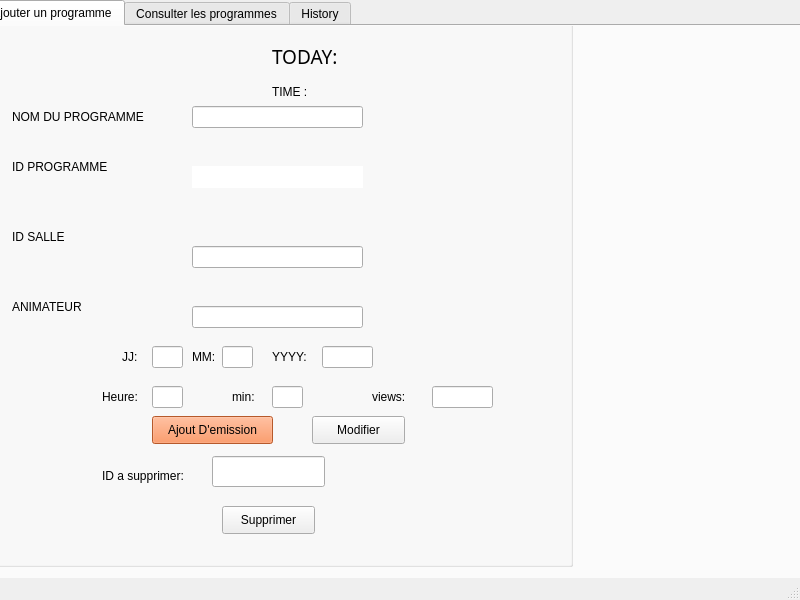
<?xml version="1.0" encoding="UTF-8"?>
<ui version="4.0">
 <class>MainWindow</class>
 <widget class="QMainWindow" name="MainWindow">
  <property name="geometry">
   <rect>
    <x>0</x>
    <y>0</y>
    <width>800</width>
    <height>600</height>
   </rect>
  </property>
  <property name="windowTitle">
   <string>MainWindow</string>
  </property>
  <widget class="QWidget" name="centralwidget">
   <widget class="QTabWidget" name="suppreimer_tout">
    <property name="geometry">
     <rect>
      <x>-20</x>
      <y>0</y>
      <width>1381</width>
      <height>611</height>
     </rect>
    </property>
    <property name="currentIndex">
     <number>0</number>
    </property>
    <widget class="QWidget" name="tab_3">
     <attribute name="title">
      <string>Ajouter un programme</string>
     </attribute>
     <widget class="QGroupBox" name="groupBox">
      <property name="geometry">
       <rect>
        <x>0</x>
        <y>-20</y>
        <width>591</width>
        <height>561</height>
       </rect>
      </property>
      <property name="title">
       <string>ajout</string>
      </property>
      <widget class="QLabel" name="label_7">
       <property name="geometry">
        <rect>
         <x>30</x>
         <y>280</y>
         <width>141</width>
         <height>41</height>
        </rect>
       </property>
       <property name="text">
        <string>ANIMATEUR</string>
       </property>
      </widget>
      <widget class="QLabel" name="label_6">
       <property name="geometry">
        <rect>
         <x>30</x>
         <y>90</y>
         <width>141</width>
         <height>41</height>
        </rect>
       </property>
       <property name="text">
        <string>NOM DU PROGRAMME</string>
       </property>
      </widget>
      <widget class="QPushButton" name="bp_ajout">
       <property name="geometry">
        <rect>
         <x>170</x>
         <y>410</y>
         <width>121</width>
         <height>28</height>
        </rect>
       </property>
       <property name="styleSheet">
        <string notr="true">background-color: rgb(255, 125, 60);</string>
       </property>
       <property name="text">
        <string>Ajout D'emission</string>
       </property>
      </widget>
      <widget class="QLabel" name="label_3">
       <property name="geometry">
        <rect>
         <x>30</x>
         <y>150</y>
         <width>141</width>
         <height>21</height>
        </rect>
       </property>
       <property name="text">
        <string>ID PROGRAMME</string>
       </property>
      </widget>
      <widget class="QLabel" name="label_5">
       <property name="geometry">
        <rect>
         <x>30</x>
         <y>210</y>
         <width>141</width>
         <height>41</height>
        </rect>
       </property>
       <property name="text">
        <string>ID SALLE</string>
       </property>
      </widget>
      <widget class="QLineEdit" name="le_nom">
       <property name="geometry">
        <rect>
         <x>210</x>
         <y>100</y>
         <width>171</width>
         <height>22</height>
        </rect>
       </property>
      </widget>
      <widget class="QLineEdit" name="le_id">
       <property name="geometry">
        <rect>
         <x>210</x>
         <y>160</y>
         <width>171</width>
         <height>22</height>
        </rect>
       </property>
       <property name="mouseTracking">
        <bool>false</bool>
       </property>
       <property name="acceptDrops">
        <bool>false</bool>
       </property>
       <property name="frame">
        <bool>false</bool>
       </property>
      </widget>
      <widget class="QLineEdit" name="le_ids">
       <property name="geometry">
        <rect>
         <x>210</x>
         <y>240</y>
         <width>171</width>
         <height>22</height>
        </rect>
       </property>
      </widget>
      <widget class="QLineEdit" name="le_anim">
       <property name="geometry">
        <rect>
         <x>210</x>
         <y>300</y>
         <width>171</width>
         <height>22</height>
        </rect>
       </property>
      </widget>
      <widget class="QLabel" name="label_8">
       <property name="geometry">
        <rect>
         <x>120</x>
         <y>460</y>
         <width>91</width>
         <height>20</height>
        </rect>
       </property>
       <property name="text">
        <string>ID a supprimer:</string>
       </property>
      </widget>
      <widget class="QLineEdit" name="le_id_supp">
       <property name="geometry">
        <rect>
         <x>230</x>
         <y>450</y>
         <width>113</width>
         <height>31</height>
        </rect>
       </property>
      </widget>
      <widget class="QPushButton" name="le_id_supp_2">
       <property name="geometry">
        <rect>
         <x>240</x>
         <y>500</y>
         <width>93</width>
         <height>28</height>
        </rect>
       </property>
       <property name="text">
        <string>Supprimer</string>
       </property>
      </widget>
      <widget class="QPushButton" name="modif">
       <property name="geometry">
        <rect>
         <x>330</x>
         <y>410</y>
         <width>93</width>
         <height>28</height>
        </rect>
       </property>
       <property name="text">
        <string>Modifier</string>
       </property>
      </widget>
      <widget class="QLabel" name="label_9">
       <property name="geometry">
        <rect>
         <x>140</x>
         <y>340</y>
         <width>21</width>
         <height>21</height>
        </rect>
       </property>
       <property name="text">
        <string>JJ:</string>
       </property>
      </widget>
      <widget class="QLabel" name="label_10">
       <property name="geometry">
        <rect>
         <x>210</x>
         <y>340</y>
         <width>31</width>
         <height>21</height>
        </rect>
       </property>
       <property name="text">
        <string>MM:</string>
       </property>
      </widget>
      <widget class="QLabel" name="label_11">
       <property name="geometry">
        <rect>
         <x>290</x>
         <y>340</y>
         <width>41</width>
         <height>21</height>
        </rect>
       </property>
       <property name="text">
        <string>YYYY:</string>
       </property>
      </widget>
      <widget class="QLineEdit" name="jj">
       <property name="geometry">
        <rect>
         <x>170</x>
         <y>340</y>
         <width>31</width>
         <height>22</height>
        </rect>
       </property>
      </widget>
      <widget class="QLineEdit" name="mm">
       <property name="geometry">
        <rect>
         <x>240</x>
         <y>340</y>
         <width>31</width>
         <height>22</height>
        </rect>
       </property>
      </widget>
      <widget class="QLineEdit" name="yyyy">
       <property name="geometry">
        <rect>
         <x>340</x>
         <y>340</y>
         <width>51</width>
         <height>22</height>
        </rect>
       </property>
      </widget>
      <widget class="QLabel" name="label_12">
       <property name="geometry">
        <rect>
         <x>120</x>
         <y>380</y>
         <width>41</width>
         <height>21</height>
        </rect>
       </property>
       <property name="text">
        <string>Heure:</string>
       </property>
      </widget>
      <widget class="QLabel" name="label_13">
       <property name="geometry">
        <rect>
         <x>250</x>
         <y>380</y>
         <width>31</width>
         <height>21</height>
        </rect>
       </property>
       <property name="text">
        <string>min:</string>
       </property>
      </widget>
      <widget class="QLineEdit" name="hh">
       <property name="geometry">
        <rect>
         <x>170</x>
         <y>380</y>
         <width>31</width>
         <height>22</height>
        </rect>
       </property>
      </widget>
      <widget class="QLineEdit" name="min">
       <property name="geometry">
        <rect>
         <x>290</x>
         <y>380</y>
         <width>31</width>
         <height>22</height>
        </rect>
       </property>
      </widget>
      <widget class="QLabel" name="label_2">
       <property name="geometry">
        <rect>
         <x>290</x>
         <y>40</y>
         <width>81</width>
         <height>21</height>
        </rect>
       </property>
       <property name="font">
        <font>
         <family>Dubai</family>
         <pointsize>14</pointsize>
        </font>
       </property>
       <property name="text">
        <string>TODAY:</string>
       </property>
      </widget>
      <widget class="QLabel" name="label_4">
       <property name="geometry">
        <rect>
         <x>290</x>
         <y>70</y>
         <width>61</width>
         <height>31</height>
        </rect>
       </property>
       <property name="styleSheet">
        <string notr="true">font: 57 12pt &quot;Dubai Medium&quot;;</string>
       </property>
       <property name="text">
        <string>TIME :</string>
       </property>
      </widget>
      <widget class="QLabel" name="time">
       <property name="geometry">
        <rect>
         <x>360</x>
         <y>70</y>
         <width>221</width>
         <height>31</height>
        </rect>
       </property>
       <property name="font">
        <font>
         <family>MS Shell Dlg 2</family>
         <pointsize>18</pointsize>
        </font>
       </property>
       <property name="text">
        <string/>
       </property>
      </widget>
      <widget class="QLabel" name="date">
       <property name="geometry">
        <rect>
         <x>375</x>
         <y>35</y>
         <width>171</width>
         <height>31</height>
        </rect>
       </property>
       <property name="text">
        <string/>
       </property>
      </widget>
      <widget class="QLineEdit" name="leviwes">
       <property name="geometry">
        <rect>
         <x>450</x>
         <y>380</y>
         <width>61</width>
         <height>22</height>
        </rect>
       </property>
      </widget>
      <widget class="QLabel" name="label_15">
       <property name="geometry">
        <rect>
         <x>390</x>
         <y>380</y>
         <width>41</width>
         <height>21</height>
        </rect>
       </property>
       <property name="text">
        <string>views:</string>
       </property>
      </widget>
      <widget class="QLabel" name="time_3">
       <property name="geometry">
        <rect>
         <x>310</x>
         <y>200</y>
         <width>221</width>
         <height>31</height>
        </rect>
       </property>
       <property name="font">
        <font>
         <family>MS Shell Dlg 2</family>
         <pointsize>18</pointsize>
        </font>
       </property>
       <property name="text">
        <string/>
       </property>
      </widget>
     </widget>
    </widget>
    <widget class="QWidget" name="tab_4">
     <attribute name="title">
      <string>Consulter les programmes</string>
     </attribute>
     <widget class="QTableView" name="tableView">
      <property name="geometry">
       <rect>
        <x>20</x>
        <y>250</y>
        <width>731</width>
        <height>231</height>
       </rect>
      </property>
      <property name="styleSheet">
       <string notr="true"/>
      </property>
     </widget>
     <widget class="QLabel" name="label">
      <property name="geometry">
       <rect>
        <x>120</x>
        <y>65</y>
        <width>71</width>
        <height>21</height>
       </rect>
      </property>
      <property name="text">
       <string>Recherche:</string>
      </property>
     </widget>
     <widget class="QLineEdit" name="le_rech">
      <property name="geometry">
       <rect>
        <x>280</x>
        <y>60</y>
        <width>181</width>
        <height>22</height>
       </rect>
      </property>
     </widget>
     <widget class="QTableView" name="tableView_2">
      <property name="geometry">
       <rect>
        <x>210</x>
        <y>100</y>
        <width>331</width>
        <height>131</height>
       </rect>
      </property>
     </widget>
     <widget class="QPushButton" name="pushButton_2">
      <property name="geometry">
       <rect>
        <x>490</x>
        <y>60</y>
        <width>93</width>
        <height>28</height>
       </rect>
      </property>
      <property name="text">
       <string>recherch</string>
      </property>
     </widget>
     <widget class="QPushButton" name="le_tri">
      <property name="geometry">
       <rect>
        <x>340</x>
        <y>490</y>
        <width>93</width>
        <height>28</height>
       </rect>
      </property>
      <property name="text">
       <string>Trier</string>
      </property>
     </widget>
     <widget class="QPushButton" name="pdf">
      <property name="geometry">
       <rect>
        <x>460</x>
        <y>490</y>
        <width>93</width>
        <height>28</height>
       </rect>
      </property>
      <property name="text">
       <string>PDF</string>
      </property>
     </widget>
     <widget class="QLabel" name="time_2">
      <property name="geometry">
       <rect>
        <x>250</x>
        <y>10</y>
        <width>221</width>
        <height>31</height>
       </rect>
      </property>
      <property name="font">
       <font>
        <family>MS Shell Dlg 2</family>
        <pointsize>18</pointsize>
       </font>
      </property>
      <property name="text">
       <string/>
      </property>
     </widget>
     <widget class="QLabel" name="label_14">
      <property name="geometry">
       <rect>
        <x>130</x>
        <y>20</y>
        <width>91</width>
        <height>20</height>
       </rect>
      </property>
      <property name="text">
       <string>Game time</string>
      </property>
     </widget>
    </widget>
    <widget class="QWidget" name="tab">
     <attribute name="title">
      <string>History</string>
     </attribute>
     <widget class="QTableView" name="tableView_3">
      <property name="geometry">
       <rect>
        <x>90</x>
        <y>10</y>
        <width>571</width>
        <height>341</height>
       </rect>
      </property>
     </widget>
     <widget class="QPushButton" name="historique">
      <property name="geometry">
       <rect>
        <x>130</x>
        <y>370</y>
        <width>93</width>
        <height>28</height>
       </rect>
      </property>
      <property name="text">
       <string>Historique</string>
      </property>
     </widget>
     <widget class="QPushButton" name="chart">
      <property name="geometry">
       <rect>
        <x>550</x>
        <y>370</y>
        <width>93</width>
        <height>28</height>
       </rect>
      </property>
      <property name="text">
       <string>stat</string>
      </property>
     </widget>
     <widget class="QPushButton" name="supprimer_historique">
      <property name="geometry">
       <rect>
        <x>340</x>
        <y>430</y>
        <width>93</width>
        <height>28</height>
       </rect>
      </property>
      <property name="text">
       <string>supprimer</string>
      </property>
     </widget>
     <widget class="QLineEdit" name="le_supph">
      <property name="geometry">
       <rect>
        <x>180</x>
        <y>430</y>
        <width>113</width>
        <height>22</height>
       </rect>
      </property>
     </widget>
    </widget>
   </widget>
  </widget>
  <widget class="QMenuBar" name="menubar">
   <property name="geometry">
    <rect>
     <x>0</x>
     <y>0</y>
     <width>800</width>
     <height>26</height>
    </rect>
   </property>
  </widget>
  <widget class="QStatusBar" name="statusbar"/>
 </widget>
 <resources/>
 <connections/>
</ui>
